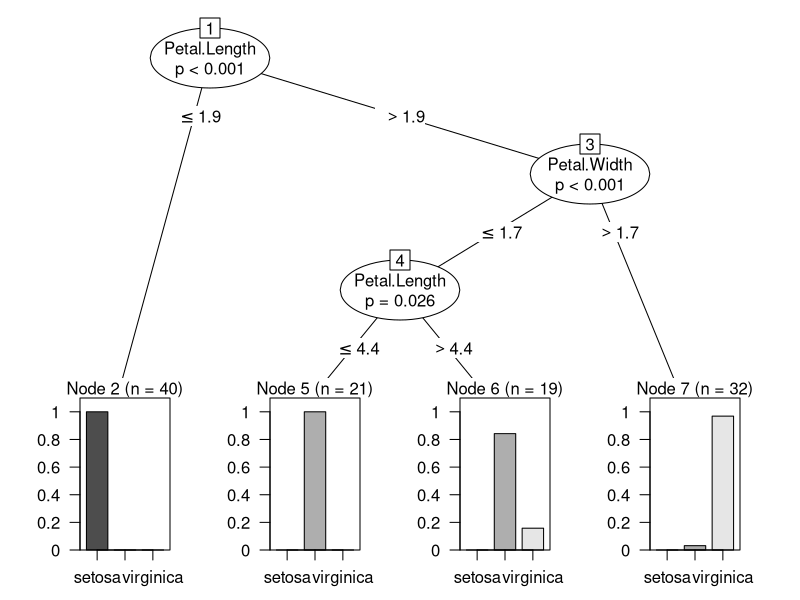
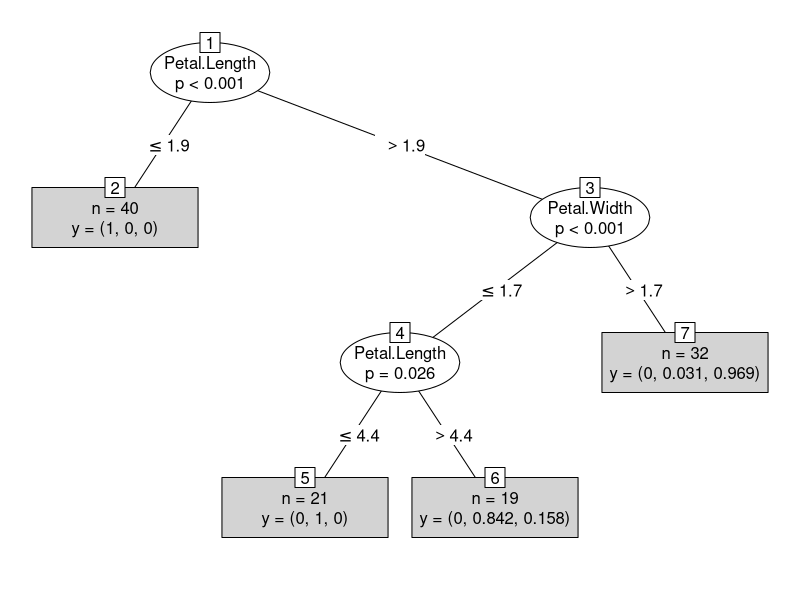
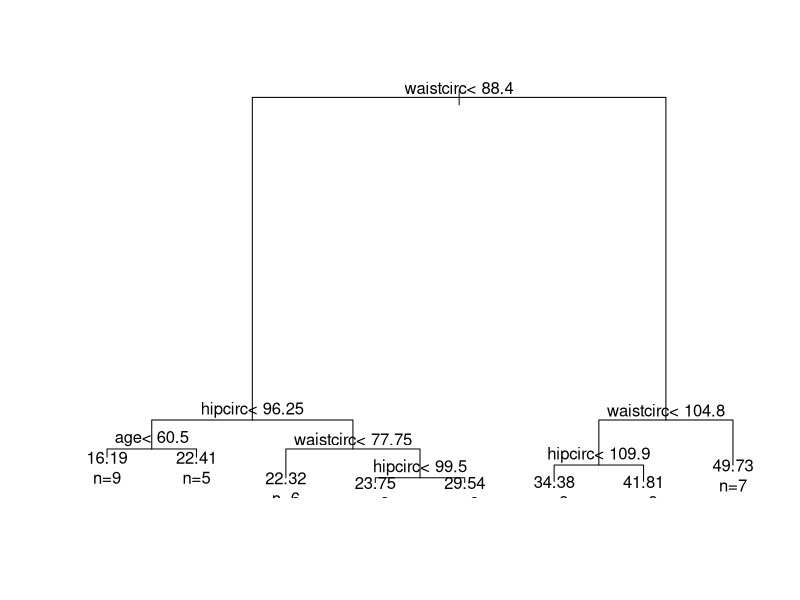
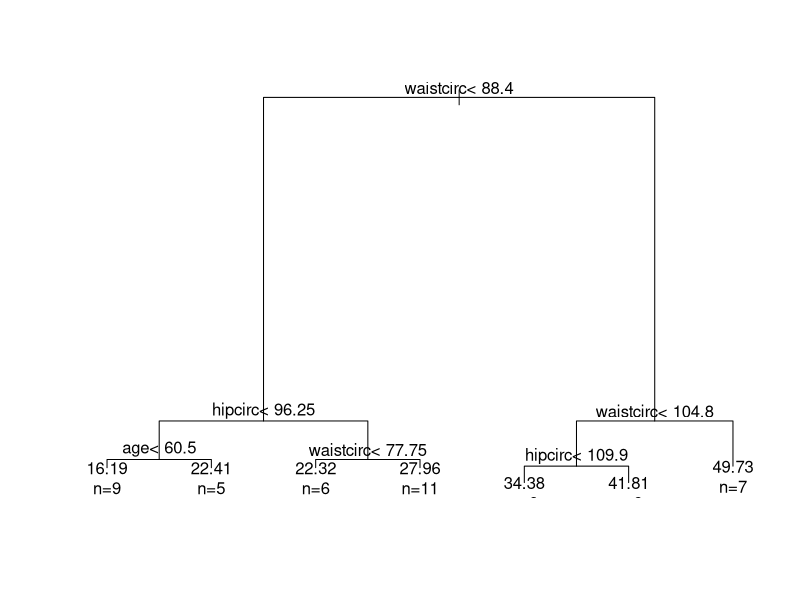
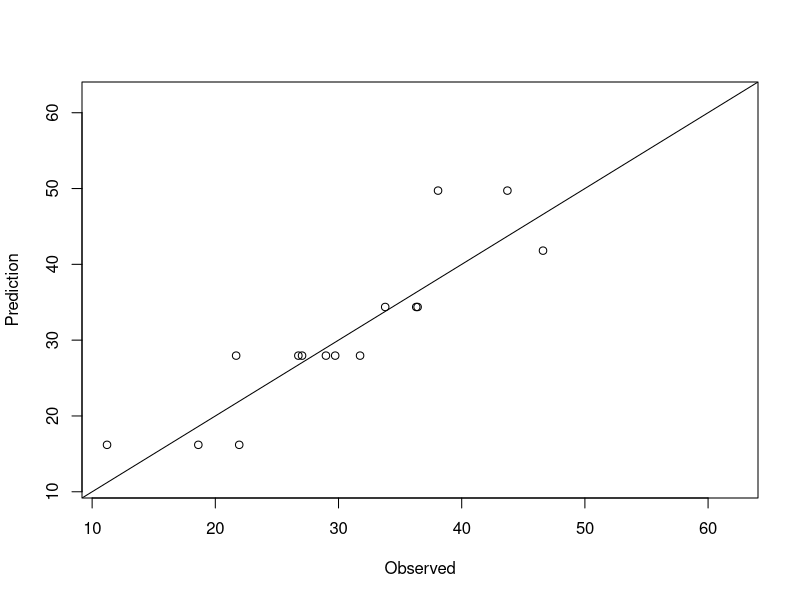
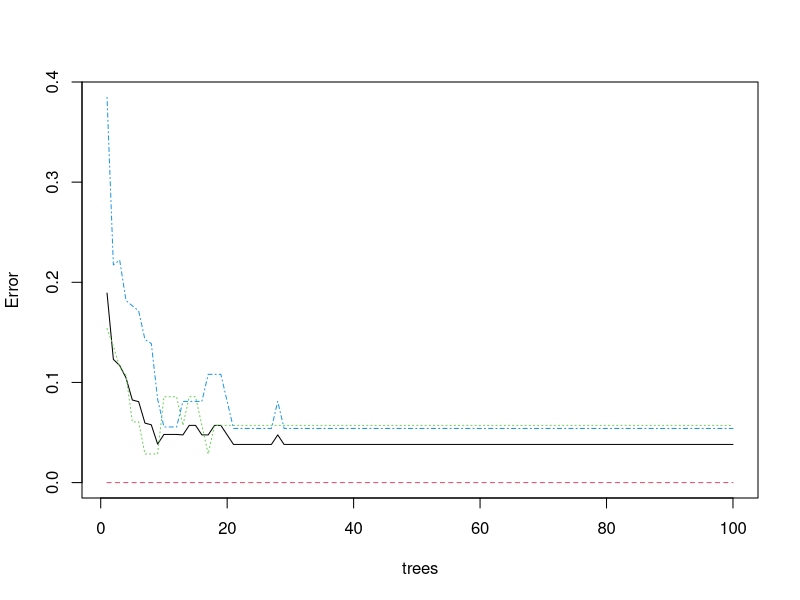
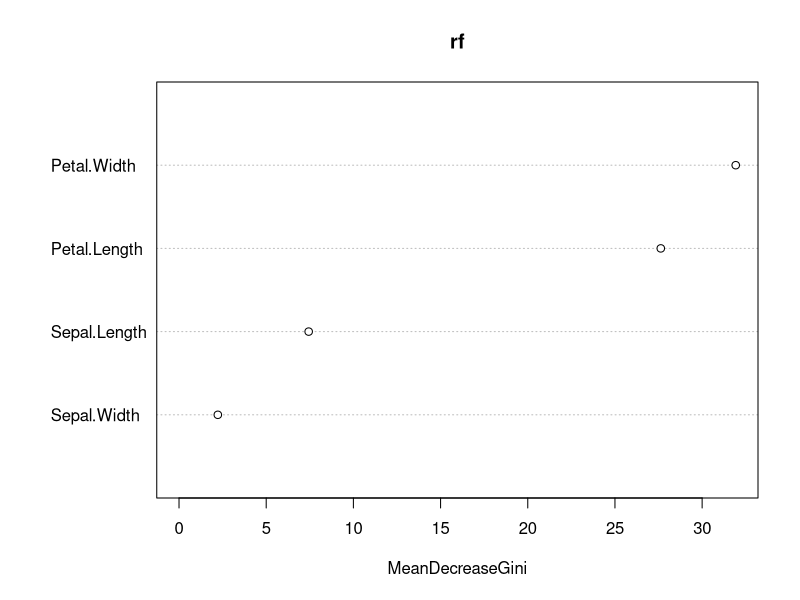

The R script that drew these images, in order: (Note: this script raises an error after producing the figures.)
###Index
##sampling data 
#Build a ctree


#sampling iris data 
str(iris)
## 'data.frame': 150 obs. of 5 variables:
## $ Sepal.Length: num 5.1 4.9 4.7 4.6 5 5.4 4.6 5 4.4 4.9 ...
## $ Sepal.Width : num 3.5 3 3.2 3.1 3.6 3.9 3.4 3.4 2.9 3.1...
## $ Petal.Length: num 1.4 1.4 1.3 1.5 1.4 1.7 1.4 1.5 1.4 1...
## $ Petal.Width : num 0.2 0.2 0.2 0.2 0.2 0.4 0.3 0.2 0.2 0...
## $ Species : Factor w/ 3 levels "setosa","versicolor",....
# split data into two subsets: training (70%) and test (30%); set
# a fixed random seed to make results reproducible
set.seed(1234)
ind <- sample(2, nrow(iris), replace = TRUE, prob = c(0.7, 0.3))
train.data <- iris[ind == 1, ]
test.data <- iris[ind == 2, ]


#Build a ctree
library(party)
myFormula <- Species ~ Sepal.Length + Sepal.Width + Petal.Length +
  Petal.Width
iris_ctree <- ctree(myFormula, data = train.data)
# check the prediction
table(predict(iris_ctree), train.data$Species)
print(iris_ctree)
plot(iris_ctree)
plot(iris_ctree, type = "simple")


#predection
#predict on test data
testPred <- predict(iris_ctree, newdata = test.data)
table(testPred, test.data$Species)

#The bodyfat Dataset
data("bodyfat", package = "TH.data")
dim(bodyfat)
## [1] 71 10
# str(bodyfat)
head(bodyfat, 5)


#Train a Decision Tree with Package rpart
data("bodyfat", package = "TH.data")
dim(bodyfat)
## [1] 71 10
# str(bodyfat)
head(bodyfat, 5)


#Train a Decision Tree with Package rpart
# split into training and test subsets
set.seed(1234)
ind <- sample(2, nrow(bodyfat), replace=TRUE, prob=c(0.7, 0.3))
bodyfat.train <- bodyfat[ind==1,]
bodyfat.test <- bodyfat[ind==2,]
# train a decision tree
library(rpart)
myFormula <- DEXfat ~ age + waistcirc + hipcirc + elbowbreadth +
  kneebreadth
bodyfat_rpart <- rpart(myFormula, data = bodyfat.train,
                       control = rpart.control(minsplit = 10))
# print(bodyfat_rpart$cptable)
print(bodyfat_rpart)
plot(bodyfat_rpart)
text(bodyfat_rpart, use.n=T)



# select the tree with the minimum prediction error
opt <- which.min(bodyfat_rpart$cptable[, "xerror"])
cp <- bodyfat_rpart$cptable[opt, "CP"]
# prune tree
bodyfat_prune <- prune(bodyfat_rpart, cp = cp)
# plot tree
plot(bodyfat_prune)
text(bodyfat_prune, use.n = T)

#Model Evaluation
DEXfat_pred <- predict(bodyfat_prune, newdata = bodyfat.test)
xlim <- range(bodyfat$DEXfat)
plot(DEXfat_pred ~ DEXfat, data = bodyfat.test, xlab = "Observed",
     ylab = "Prediction", ylim = xlim, xlim = xlim)
abline(a = 0, b = 1)

#Train a Random Forest
#split into two subsets: training (70%) and test (30%)
ind <- sample(2, nrow(iris), replace=TRUE, prob=c(0.7, 0.3))
train.data <- iris[ind==1,]
test.data <- iris[ind==2,]
# use all other variables to predict Species
library(randomForest)
rf <- randomForest(Species ~ ., data=train.data, ntree=100,proximity=T)
table(predict(rf), train.data$Species)
print(rf)

#Error Rate of Random Forest
plot(rf, main = "")

#Variable Importance
importance(rf)

#Variable Importance
varImpPlot(rf)

#Margin of Predictions
#The margin of a data point is as the proportion of votes for the
#correct class minus maximum proportion of votes for other classes.
#Positive margin means correct classi
cation.
irisPred <- predict(rf, newdata = test.data)
table(irisPred, test.data$Species)
plot(margin(rf, test.data$Species))
